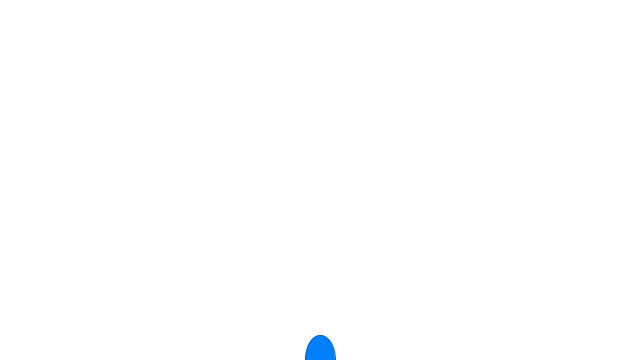
Frame 1 (no input)
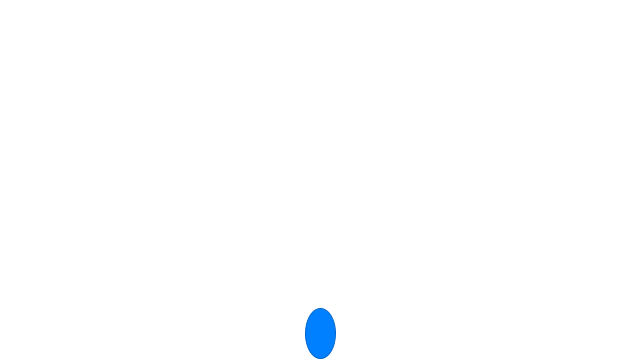
Frame 60 (the mouse pressed at the canvas centre just before this capture)
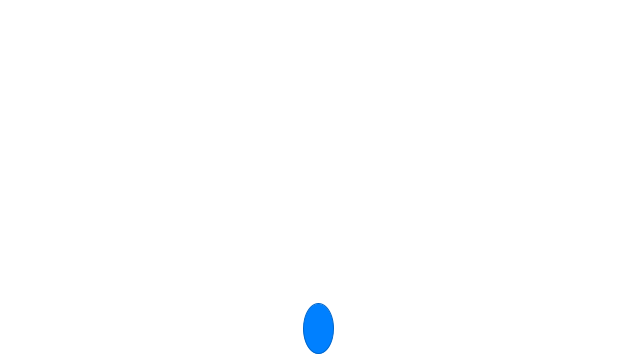
Frame 120 (the mouse held since frame 60 and released just before this capture)

The Processing sketch that drew these frames (run headless with seeded random() and noise(); from frame 60 on, the mouse is pressed at the canvas centre):

// Processing sketch: exercise_1
// ── exercise_1.pde
Mover mover;
PVector wind;
float xoff = 0.0;

void setup() {
  size(640, 360);
  mover = new Mover();
}

void draw() {
  background(255);

  wind = new PVector(map(noise(xoff), 0, 1, -0.005, 0.005), 0);
  mover.applyForce(wind);
  mover.applyForce(new PVector(0, -0.001));

  mover.update();
  mover.display();
  mover.checkEdges();

  xoff += 0.01;
}
// ── Mover.pde
class Mover {

  PVector location;
  PVector velocity;
  PVector acceleration;

  Mover() {
    location = new PVector(width/2, height);
    velocity = new PVector(0, 0);
    acceleration = new PVector(0, 0.01);
  }

  void update() {
    velocity.add(acceleration);
    location.add(velocity);
    acceleration.mult(0);
  }

  void display() {
    stroke(0, 102, 204);
    fill(0, 128, 255);
    ellipse(location.x, location.y, 30, 50);
  }

  void applyForce(PVector force) {
    acceleration.add(force);
  }

  void checkEdges() {  
    if (location.x > (width + 15)) {
      location.x = (width + 15);
    } else if (location.x < 15) {
      location.x = 15;
    }

    if (location.y > (height - 25)) {
      location.y = (height - 25);
    } else if (location.y < 25) {
      location.y = 25;
    }
  }
}
